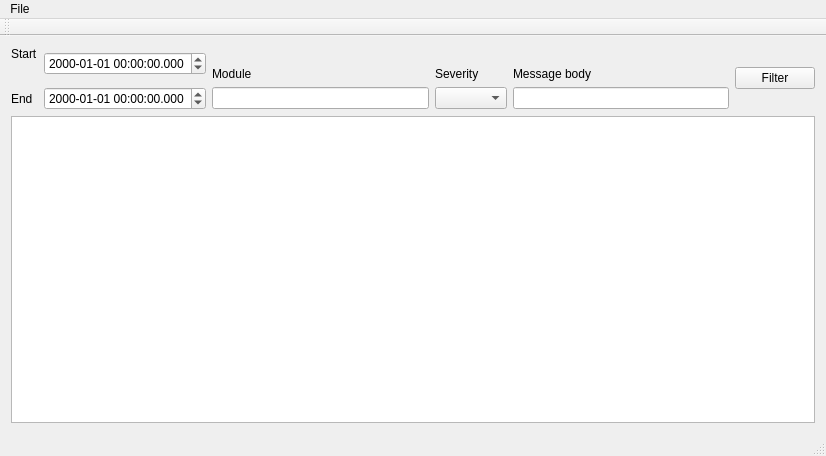
<?xml version="1.0" encoding="UTF-8"?>
<ui version="4.0">
 <class>MainWindow</class>
 <widget class="QMainWindow" name="MainWindow">
  <property name="geometry">
   <rect>
    <x>0</x>
    <y>0</y>
    <width>826</width>
    <height>456</height>
   </rect>
  </property>
  <property name="windowTitle">
   <string>UniqLogger DbViewer</string>
  </property>
  <widget class="QWidget" name="centralWidget">
   <layout class="QGridLayout" name="gridLayout">
    <item row="0" column="0">
     <widget class="QLabel" name="label_4">
      <property name="text">
       <string>Start</string>
      </property>
     </widget>
    </item>
    <item row="0" column="1" rowspan="2">
     <widget class="QDateTimeEdit" name="dteStart">
      <property name="displayFormat">
       <string>yyyy-MM-dd HH:mm:ss.zzz</string>
      </property>
     </widget>
    </item>
    <item row="0" column="5" rowspan="3">
     <widget class="QPushButton" name="btnFilter">
      <property name="text">
       <string>Filter</string>
      </property>
     </widget>
    </item>
    <item row="1" column="2">
     <widget class="QLabel" name="label">
      <property name="text">
       <string>Module</string>
      </property>
     </widget>
    </item>
    <item row="1" column="3">
     <widget class="QLabel" name="label_2">
      <property name="text">
       <string>Severity</string>
      </property>
     </widget>
    </item>
    <item row="1" column="4">
     <widget class="QLabel" name="label_3">
      <property name="text">
       <string>Message body</string>
      </property>
     </widget>
    </item>
    <item row="2" column="0">
     <widget class="QLabel" name="label_5">
      <property name="text">
       <string>End</string>
      </property>
     </widget>
    </item>
    <item row="2" column="1">
     <widget class="QDateTimeEdit" name="dteStop">
      <property name="displayFormat">
       <string>yyyy-MM-dd HH:mm:ss.zzz</string>
      </property>
     </widget>
    </item>
    <item row="2" column="2">
     <widget class="QLineEdit" name="txtModule"/>
    </item>
    <item row="2" column="3">
     <widget class="QComboBox" name="cmbSeverity"/>
    </item>
    <item row="2" column="4">
     <widget class="QLineEdit" name="txtMessage"/>
    </item>
    <item row="3" column="0" colspan="6">
     <widget class="QTableView" name="tableView"/>
    </item>
   </layout>
  </widget>
  <widget class="QMenuBar" name="menuBar">
   <property name="geometry">
    <rect>
     <x>0</x>
     <y>0</y>
     <width>826</width>
     <height>22</height>
    </rect>
   </property>
   <widget class="QMenu" name="menuFile">
    <property name="title">
     <string>File</string>
    </property>
    <addaction name="actionChoose_Db_file"/>
    <addaction name="separator"/>
    <addaction name="actionQuit"/>
   </widget>
   <addaction name="menuFile"/>
  </widget>
  <widget class="QToolBar" name="mainToolBar">
   <attribute name="toolBarArea">
    <enum>TopToolBarArea</enum>
   </attribute>
   <attribute name="toolBarBreak">
    <bool>false</bool>
   </attribute>
  </widget>
  <widget class="QStatusBar" name="statusBar"/>
  <action name="actionChoose_Db_file">
   <property name="text">
    <string>Choose Db file...</string>
   </property>
  </action>
  <action name="actionQuit">
   <property name="text">
    <string>Quit</string>
   </property>
  </action>
 </widget>
 <layoutdefault spacing="6" margin="11"/>
 <resources/>
 <connections>
  <connection>
   <sender>actionQuit</sender>
   <signal>triggered()</signal>
   <receiver>MainWindow</receiver>
   <slot>close()</slot>
   <hints>
    <hint type="sourcelabel">
     <x>-1</x>
     <y>-1</y>
    </hint>
    <hint type="destinationlabel">
     <x>355</x>
     <y>227</y>
    </hint>
   </hints>
  </connection>
 </connections>
</ui>
